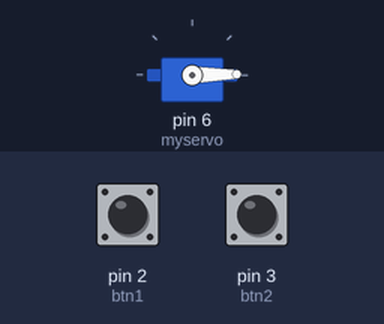
Recording of a sketch running on a simulated Arduino Uno, built with avr-gcc and run on an emulated ATmega328P. Parts: servo. Inputs (shaded band) come from the test bench; at power-on: pin 3 (btn2) LOW, pin 2 (btn1) LOW. What the sketch prints to the serial monitor is not drawn.

Above: at 1.2 s.
1.3 s: pin 3 (btn2) pulled HIGH for 3.2 s
At 5.0 s:
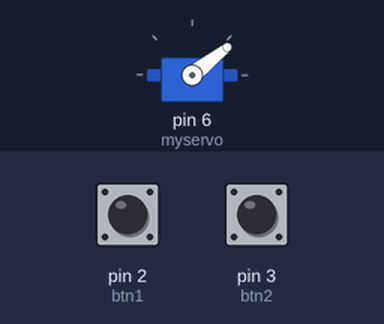
6.0 s: pin 3 (btn2) pulled HIGH for 0.15 s
At 6.8 s:
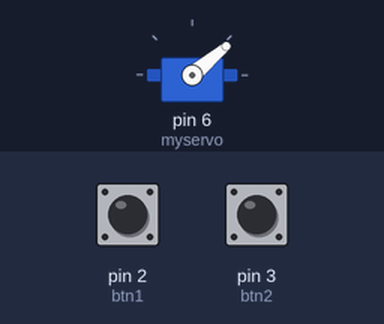
7.6 s: pin 3 (btn2) pulled HIGH for 3.2 s
At 11.9 s:
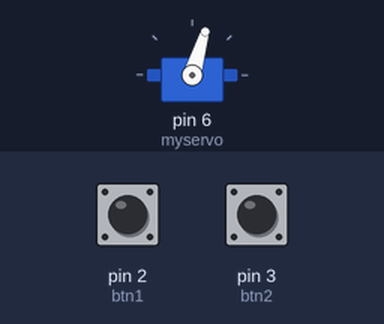
12.3 s: pin 3 (btn2) pulled HIGH for 1 s
At 12.46 s:
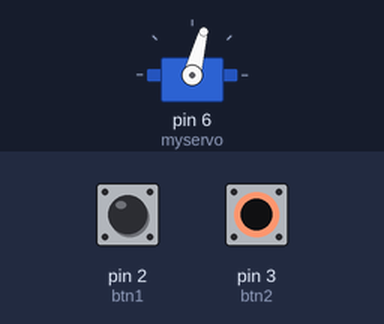
15.3 s: pin 3 (btn2) pulled HIGH for 3.2 s
At 19.6 s:
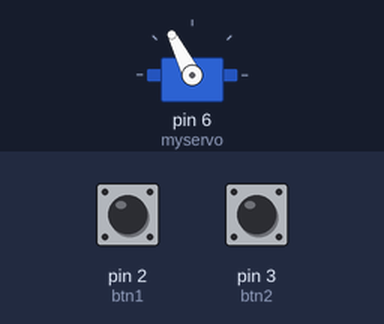
20.0 s: pin 3 (btn2) pulled HIGH for 1 s
At 20.21 s:
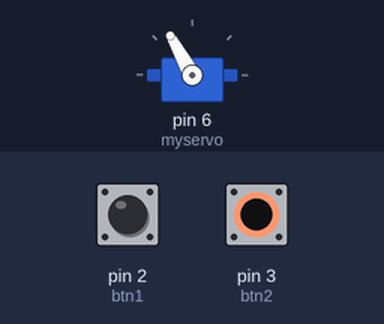
Timing chart, 0 to 23.0 s (numbered marks = the images above; inputs shaded):
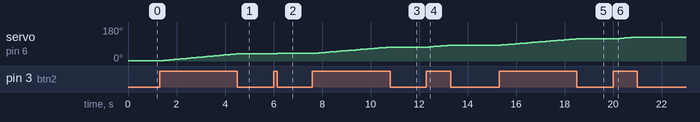

Measured:
- after the input at 1.3 s, servo on pin 6 (myservo): moves from 1° to 38° over 3.1 s, starting after 0.08 s
- after the input at 6.0 s, servo on pin 6 (myservo): 38° → 39° after 0.06 s, → 40° 0.09 s later
- after the input at 7.6 s, servo on pin 6 (myservo): moves from 40° to 73° over 3.0 s, starting after 0.08 s
- after the input at 12.3 s, servo on pin 6 (myservo): moves from 73° to 84° over 0.96 s, starting at once
- after the input at 15.3 s, servo on pin 6 (myservo): moves from 84° to 117° over 3.1 s, starting after 0.09 s
- after the input at 20.0 s, servo on pin 6 (myservo): moves from 117° to 127° over 0.87 s, starting after 0.07 s

The sketch:

src.ino
```cpp
#include <Servo.h>

Servo myservo;


float ms = 550;
int btn1 = 2;
int btn2 = 3;


void setup() {
  Serial.begin(9600);
  myservo.attach(6);
  pinMode(btn1, INPUT);
  pinMode(btn2, INPUT);
}

void loop() {
  if (digitalRead(btn1) == HIGH) {
    ms = ms - 1;
    // delay(100);
  } else if (digitalRead(btn2) == HIGH) {
    ms = ms + 1;
    // delay(100);
  }
  myservo.writeMicroseconds(ms);
  Serial.println(ms);
}
```
